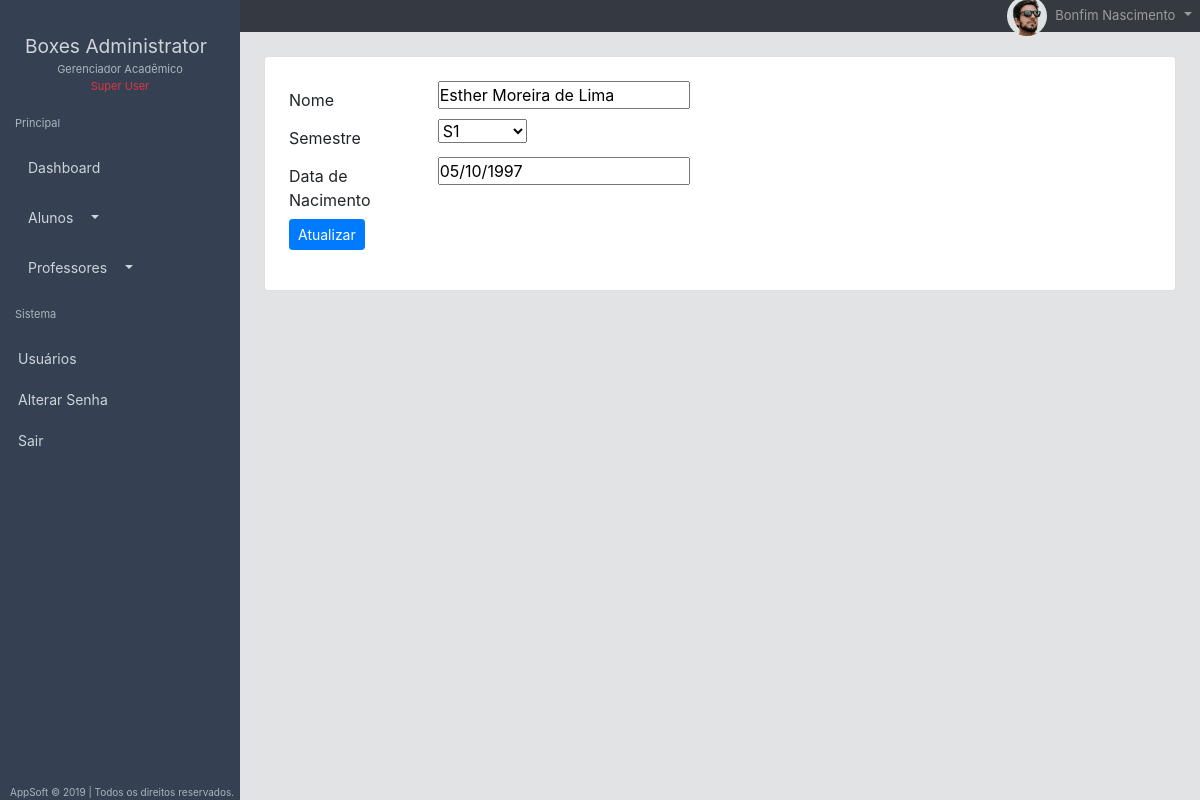
The page /alunos/editar/4 (signed in) on the database its author committed.
### lanc_notas/models.py (models this page shows, shortened)
class Aluno(models.Model):
	matricula = models.AutoField(primary_key=True)
	semestre = models.ForeignKey(Turma, on_delete=models.CASCADE)
	nome = models.CharField(max_length=100)
	data_nac = models.CharField(max_length=12, null=True)
	user = models.OneToOneField(
        settings.AUTH_USER_MODEL,
        on_delete=models.CASCADE, null=True)

class Turma(models.Model):
	cod_turma = models.AutoField(primary_key=True)
	semestre = models.CharField(max_length=30)
	def __str__(self):
		return self.semestre

### lanc_notas/views.py (the view)
# urls.py: path('alunos/editar/<int:id>', views.editar),
@login_required(login_url='/login') #verifica o usuario
@permission_required('lanc_notas.change_aluno', raise_exception=True)
def editar(request, id):
	print(id)
	aluno = Aluno.objects.get(matricula=id)
	if request.POST:
		form = FormAluno(request.POST, instance=aluno) #instancia o com os dados existentes do aluno
		if form.is_valid():
			form.save()
			return redirect('/alunos/todos')
	else:
		form = FormAluno(instance=aluno)
		return render(request, 'editar.html', {'form':form})

### lanc_notas/forms.py
class FormAluno(ModelForm):
    class Meta:
    	model = Aluno
    	fields = '__all__'

### lanc_notas/templatetags/mytage.py (called while the page is built)
@register.filter()
def can_edit(user, obj):
    if user.has_perm(obj):
        return True
    else:
        return False

### lanc_notas/templates/editar.html (shortened to what this page needs)
{% extends "layout/base.html" %}
{% block conteudo %}
{% load static %}
  <div class="wrapper">
    <div class="d-flex" id="wrapper">
     {% include "sidebar.html" %}
     <div class="container-fluid">
      {% include 'navbar.html' %}
      {% include 'conteudo/editar_aluno.html' %}
     </div>
  </div>
{% endblock %}

### lanc_notas/templates/navbar.html (shortened to what this page needs)
      {% load static %}
      <nav class="navbar navbar-expand-lg navbar-dark bg-dark py-2">
          <div class="container-fluid">
              <a class="navbar-brand icon ion-ios-menu menu-toggle"  href="#"></a>
              <div class="collapse navbar-collapse ml-4 py-2" id="navbarNavDropdown">
                <ul class="navbar-nav">
                    <li class="nav-item dropdown">
                      <a class="nav-link icon ion-md-notifications" href="#" id="navbarDropdownMenuLink" role="button" data-toggle="dropdown"   aria-haspopup="true" aria-expanded="false">
                      </a>
                    </li>
                  <li class="nav-item dropdown">
                      <a class="nav-link dropdown-toggle" href="#" id="navbarDropdownMenuLink" role="button" data-toggle="dropdown" aria-haspopup="true" aria-expanded="false">
                        <img class="rounded-circle mr-2" src="{% static 'img/avatar.jpg' %}" alt="Chris Wood" width="40"></img><span class="user-nav">{{user.first_name}} {{user.last_name}}</span>
                      </a>
                    </li>
                </ul>
          </div>
        </nav>

### lanc_notas/templates/conteudo/editar_aluno.html (shortened to what this page needs)
<div class="conteudo mt-4 ml-4 mr-4">
<form action="" method="POST">
  <div class="card p-4">
  <div class="form-group row">
    <label for="{{ form.nome.id_for_label }}" class="col-sm-2 col-form-label">Nome</label>
    <div class="col-sm-10">
      {{ form.nome }}
    </div>
    <label for="{{ form.semestre.id_for_label }}" class="col-sm-2 col-form-label">Semestre</label>
    <div class="col-sm-10">
      {{ form.semestre }}
    </div>
    <label for="{{ form.data_nac.id_for_label }}" class="col-sm-2 col-form-label">Data de Nacimento</label>
    <div class="col-sm-10">
      {{ form.data_nac }}
    </div>
    <div class="col-sm-10">
      <button type="submit" class="btn btn-primary btn-sm">Atualizar</button>
    </div>
  </div>
  </div>
</form>
</div>

### gerencia_notas/static/css/sidebar.css (style rules this page uses)
* { margin: 0; padding: 0; }
.icon { font-size: 20px; padding-right: 10px; }
.wrapper { display: flex; width: 100%; }
.ion-ios-menu { font-size: 25px; }
body { overflow-x: visible; }

### gerencia_notas/static/css/estilo.css (style rules this page uses)
* { margin: 0; padding: 0; }
body { background-color: #e2e3e4; }
.container-fluid { margin: 0; padding: 0; }
.navbar-nav { position: absolute; right: 0px; }
a.ion-md-notifications { display: inline-block; margin-top: 3px; font-size: 23px; }
.user-nav { font-size: 13px; }

### rows shown on the page
Aluno: nome "Esther Moreira de Lima", data_nac "05/10/1997"
Turma: semestre "S1"

### other values the page prints
{{ user.first_name }} "Bonfim"
{{ user.last_name }} "Nascimento"
